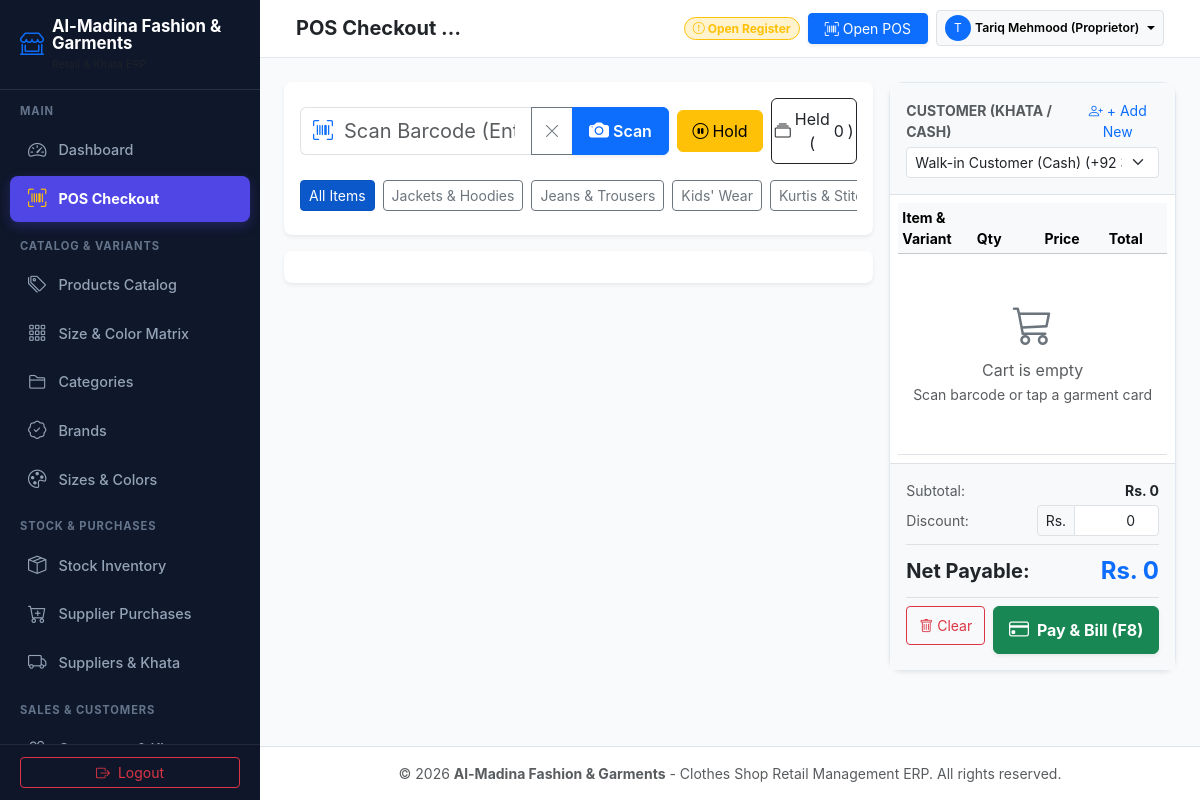
The app's page /pos.php (signed in) with its own data.
### tables this page shows
CREATE TABLE `categories` (
  `id` INT AUTO_INCREMENT PRIMARY KEY,
  `name` VARCHAR(100) NOT NULL,
  `slug` VARCHAR(100) NOT NULL UNIQUE,
  `description` VARCHAR(255) NULL,
  `status` ENUM('active', 'inactive') NOT NULL DEFAULT 'active',
  `created_at` TIMESTAMP DEFAULT CURRENT_TIMESTAMP
);

### pos.php (the view, shortened to what this page needs)
<?php
require_once __DIR__ . '/includes/header.php';
$categories = $pdo->query("SELECT * FROM categories WHERE status = 'active' ORDER BY name ASC")->fetchAll();
$customers = $pdo->query("SELECT id, customer_code, name, phone, current_balance, credit_limit FROM customers WHERE status = 'active' ORDER BY id ASC")->fetchAll();
?>
<div class="row g-3">
    <div class="col-12 col-lg-7 col-xl-8" id="posProductsColumn">
        <div class="card border-0 shadow-sm rounded-3 p-2 p-md-3 mb-3">
            <div class="row g-2 align-items-center">
                <div class="col-12 col-md-8">
                    <div class="input-group">
                        <span class="input-group-text bg-white border-end-0 text-primary">
                            <i class="bi bi-upc-scan fs-5"></i>
                        </span>
                        <input type="text" id="posSearchInput" class="form-control border-start-0 ps-0 form-control-lg"
                               placeholder="Scan Barcode (Enter) or Search Garment, Code, Brand... [F2]" autofocus autocomplete="off">
                        <button class="btn btn-outline-secondary" type="button" id="clearSearchBtn" title="Clear Search">
                            <i class="bi bi-x-lg"></i>
                        </button>
                        <button class="btn btn-primary px-3 d-flex align-items-center gap-1 shadow-sm" type="button" id="openScannerBtn" title="Scan Barcode via Camera [F3]">
                            <i class="bi bi-camera-fill fs-5"></i>
                            <span class="d-none d-sm-inline fw-semibold">Scan</span>
                        </button>
                    </div>
                </div>
                <div class="col-6 col-md-2">
                    <button class="btn btn-warning w-100 py-2 d-flex align-items-center justify-content-center gap-1" id="holdSaleBtn" title="Hold Current Sale [F4]">
                        <i class="bi bi-pause-circle"></i> Hold
                    </button>
                </div>
                <div class="col-6 col-md-2">
                    <button class="btn btn-outline-dark w-100 py-2 d-flex align-items-center justify-content-center gap-1" id="resumeSaleBtn" data-bs-toggle="modal" data-bs-target="#heldSalesModal">
                        <i class="bi bi-collection"></i> Held (<span id="heldCount">0</span>)
                    </button>
                </div>
            </div>
            <div class="d-flex gap-1 gap-md-2 overflow-auto py-2 mt-2" style="white-space: nowrap; -webkit-overflow-scrolling: touch;">
                <button class="btn btn-sm btn-primary category-filter-btn active" data-id="0">All Items</button>
                <?php foreach ($categories as $cat): ?>
                    <button class="btn btn-sm btn-outline-secondary category-filter-btn" data-id="<?= $cat['id'] ?>">
                        <?= htmlspecialchars($cat['name']) ?>
                    </button>
                <?php endforeach; ?>
            </div>
        </div>
        <div class="card border-0 shadow-sm rounded-3 p-2 p-md-3">
        </div>
    </div>
    <div class="col-12 col-lg-5 col-xl-4" id="posCartColumn">
        <div class="pos-cart-panel shadow-sm">
            <div class="p-2 p-md-3 border-bottom bg-light">
                <div class="d-flex justify-content-between align-items-center mb-1">
                    <label class="form-label small fw-bold text-muted mb-0">CUSTOMER (KHATA / CASH)</label>
                    <button class="btn btn-link btn-sm p-0 text-decoration-none" data-bs-toggle="modal" data-bs-target="#quickCustomerModal">
                        <i class="bi bi-person-plus"></i> + Add New
                    </button>
                </div>
                <select id="posCustomerSelect" class="form-select form-select-sm">
                    <?php foreach ($customers as $c): ?>
                        <option value="<?= $c['id'] ?>" data-balance="<?= $c['current_balance'] ?>" data-limit="<?= $c['credit_limit'] ?>">
                            <?= htmlspecialchars($c['name']) ?> (<?= $c['phone'] ?>) <?= $c['current_balance'] > 0 ? ' [Khata: Rs. ' . number_format($c['current_balance']) . ']' : '' ?>
                        </option>
                    <?php endforeach; ?>
                </select>
            </div>
            <div class="pos-cart-items p-2 table-responsive" style="min-height: 220px; max-height: calc(100vh - 460px);">
                <table class="table table-sm align-middle mb-0" id="cartTable">
                    <thead class="table-light small text-muted">
                        <tr>
                            <th>Item & Variant</th>
                            <th style="width: 95px;" class="text-center">Qty</th>
                            <th style="width: 75px;" class="text-end">Price</th>
                            <th style="width: 80px;" class="text-end">Total</th>
                            <th style="width: 30px;"></th>
                        </tr>
                    </thead>
                    <tbody id="cartTableBody">
                        <tr id="emptyCartRow">
                            <td colspan="5" class="text-center py-5 text-muted">
                                <i class="bi bi-cart3 display-6 d-block text-secondary mb-2"></i>
                                Cart is empty<br>
                                <small>Scan barcode or tap a garment card</small>
                            </td>
                        </tr>
                    </tbody>
                </table>
            </div>
            <div class="p-3 bg-light border-top mt-auto">
                <div class="d-flex justify-content-between small text-muted mb-1">
                    <span>Subtotal:</span>
                    <strong id="cartSubtotal" class="text-dark">Rs. 0</strong>
                </div>
                <div class="row g-2 align-items-center mb-1">
                    <div class="col-6 small text-muted">
                        <span>Discount:</span>
                    </div>
                    <div class="col-6">
                        <div class="input-group input-group-sm">
                            <span class="input-group-text">Rs.</span>
                            <input type="number" id="cartBillDiscount" class="form-control text-end" value="0" min="0">
                        </div>
                    </div>
                </div>
                <div class="d-flex justify-content-between align-items-center py-2 border-top border-bottom my-2">
                    <span class="fs-5 fw-bold text-dark">Net Payable:</span>
                    <span class="fs-4 fw-bolder text-primary" id="cartNetTotal">Rs. 0</span>
                </div>
                <div class="row g-2">
                    <div class="col-4">
                        <button class="btn btn-outline-danger w-100 btn-sm py-2" id="clearCartBtn">
                            <i class="bi bi-trash"></i> Clear
                        </button>
                    </div>
                    <div class="col-8">
                        <button class="btn btn-success w-100 py-2 fw-bold shadow-sm d-flex align-items-center justify-content-center gap-2" id="openPayModalBtn">
                            <i class="bi bi-credit-card fs-5"></i> Pay & Bill (F8)
                        </button>
                    </div>
                </div>
            </div>
        </div>
    </div>
</div>
<?php require_once __DIR__ . '/includes/footer.php'; ?>

### assets/css/clothes-retail.css (style rules this page uses)
:root { --cr-primary: #4f46e5; --cr-primary-hover: #4338ca; --cr-secondary: #0ea5e9; --cr-dark: #1e1b4b; --cr-sidebar-bg: #0f172a; --cr-sidebar-hover: #1e293b; --cr-accent: #f43f5e; --cr-bg: #f8fafc; --cr-card-bg: #ffffff; --cr-border: #e2e8f0; }
html, body { height: 100%; }
body { background-color: var(--cr-bg); font-family: -apple-system, BlinkMacSystemFont, "Segoe UI", Roboto, "Helvetica Neue", Arial, sans-serif; color: #334155; min-height: 100%; }
@media (min-width: 992px) { html, body { height: 100vh; overflow: hidden; } }
.pos-cart-panel { background: #ffffff; border-radius: 0.85rem; border: 1px solid var(--cr-border); display: flex; flex-direction: column; height: 100%; }
.pos-cart-items { flex-grow: 1; overflow-y: auto; }
.table-responsive { -webkit-overflow-scrolling: touch; }

### records on screen
categories: name "Jackets & Hoodies"
categories: name "Jeans & Trousers"
categories: name "Kids' Wear"
categories: name "Kurtis &…"

### other values on screen
$shop_name "Al-Madina Fashion & Garments"
$page_title "POS Checkout…"
$avatarLetter "T"
$displayName "Tariq Mehmood (Proprietor)"
form field value "Walk-in Customer (Cash) (+92 300 0000000)"
